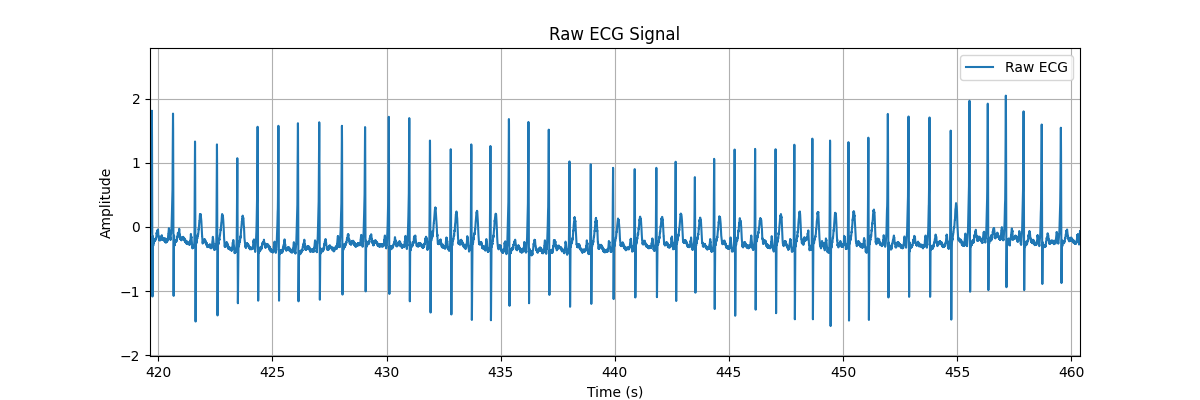

This figure's Python source:
import numpy as np
import matplotlib.pyplot as plt
import wfdb
import os
from scipy.signal import butter, filtfilt, iirnotch, find_peaks
from sklearn.model_selection import train_test_split
from sklearn.metrics import (confusion_matrix, accuracy_score, precision_score,
                             recall_score, f1_score, roc_auc_score)
import seaborn as sns
from tensorflow.keras.models import Sequential
from tensorflow.keras.layers import (Conv1D, MaxPooling1D, BatchNormalization,
                                     GlobalAveragePooling1D, Dense, Dropout,
                                     LSTM, Reshape, Input)
from tensorflow.keras.optimizers import Adam
from tensorflow.keras.callbacks import EarlyStopping

# --------------------------- Preprocessing Filters ---------------------------
def highpass_filter(signal, fs, cutoff=0.5, order=16):
    nyquist = 0.5 * fs
    b, a = butter(order, cutoff / nyquist, btype='high')
    return filtfilt(b, a, signal)

def lowpass_filter(signal, fs, cutoff=40.0, order=16):
    nyquist = 0.5 * fs
    b, a = butter(order, cutoff / nyquist, btype='low')
    return filtfilt(b, a, signal)

def notch_filter(signal, fs, freq=50.0, Q=30.0):
    nyquist = 0.5 * fs
    b, a = iirnotch(freq / nyquist, Q)
    return filtfilt(b, a, signal)

def preprocess_ecg(signal, fs):
    signal = highpass_filter(signal, fs)
    signal = notch_filter(signal, fs)
    signal = lowpass_filter(signal, fs)
    return signal

# --------------------------- Feature Extraction ---------------------------
def detect_r_peaks(signal, fs):
    distance = int(0.2 * fs)
    peaks, _ = find_peaks(signal, distance=distance, prominence=0.5)
    return peaks

def calculate_rr_intervals(r_peaks, fs):
    rr_intervals = np.diff(r_peaks) / fs
    return rr_intervals

def calculate_qrs_width(signal, r_peaks, fs):
    qrs_widths = []
    for r in r_peaks:
        left = max(0, r - int(0.05 * fs))
        right = min(len(signal), r + int(0.05 * fs))
        qrs_widths.append((right - left) / fs)
    return np.array(qrs_widths)

# --------------------------- Data Loader ---------------------------
def load_mitbih_data(records_dir, records):
    all_signals = []
    all_labels = []
    fs = 360

    for rec in records:
        record_path = os.path.join(records_dir, str(rec))
        try:
            signal, fields = wfdb.rdsamp(record_path)
            annotation = wfdb.rdann(record_path, 'atr')
        except Exception as e:
            print(f"Error loading {record_path}: {e}")
            continue

        sig = preprocess_ecg(signal[:, 0], fs)
        r_peaks = detect_r_peaks(sig, fs)

        for r in r_peaks:
            if r - 100 < 0 or r + 100 > len(sig):
                continue
            beat = sig[r - 100:r + 100]
            all_signals.append(beat)
            idx = np.argmin(np.abs(annotation.sample - r))
            label = annotation.symbol[idx]
            all_labels.append(1 if label == 'V' else 0)

    return np.array(all_signals), np.array(all_labels)

# --------------------------- Model Definition ---------------------------
def build_cnn_lstm_model(input_shape):
    model = Sequential()
    model.add(Conv1D(64, 5, activation='relu', input_shape=input_shape))
    model.add(BatchNormalization())
    model.add(MaxPooling1D(2))

    model.add(Conv1D(128, 3, activation='relu'))
    model.add(BatchNormalization())
    model.add(MaxPooling1D(2))

    model.add(Conv1D(256, 3, activation='relu'))
    model.add(BatchNormalization())
    model.add(MaxPooling1D(2))

    model.add(Conv1D(512, 3, activation='relu'))
    model.add(BatchNormalization())
    model.add(GlobalAveragePooling1D())

    model.add(Reshape((1, 512)))  # Corrected shape
    model.add(LSTM(64))

    model.add(Dense(128, activation='relu'))
    model.add(Dropout(0.5))
    model.add(Dense(1, activation='sigmoid'))

    model.compile(optimizer=Adam(0.001), loss='binary_crossentropy', metrics=['accuracy'])
    return model

# --------------------------- Evaluation ---------------------------
def evaluate_model(model, X, y, title=""):
    y_pred_probs = model.predict(X, batch_size=32)
    y_pred = (y_pred_probs > 0.5).astype(int)

    accuracy = accuracy_score(y, y_pred)
    sensitivity = recall_score(y, y_pred)
    specificity = recall_score(y, y_pred, pos_label=0)
    precision = precision_score(y, y_pred)
    f1 = f1_score(y, y_pred)

    cm = confusion_matrix(y, y_pred)
    npv = 0
    if cm.shape == (2, 2):
        npv = cm[0, 0] / (cm[0, 0] + cm[1, 0])

    try:
        auc = roc_auc_score(y, y_pred_probs)
    except ValueError:
        auc = 0.5

    print(f"\n--- {title} ---")
    print(f"Accuracy:     {accuracy:.4f}")
    print(f"Sensitivity:  {sensitivity:.4f}")
    print(f"Specificity:  {specificity:.4f}")
    print(f"Precision:    {precision:.4f}")
    print(f"NPV:          {npv:.4f}")
    print(f"F1 Score:     {f1:.4f}")
    print(f"AUC:          {auc:.4f}")
    print("Confusion Matrix:\n", cm)

    # Confusion Matrix Plot
    plt.figure(figsize=(6, 5))
    sns.heatmap(cm, annot=True, fmt='d', cmap='Blues', cbar=False,
                xticklabels=['Non-PVC', 'PVC'], yticklabels=['Non-PVC', 'PVC'])
    plt.title(f"{title} - Confusion Matrix")
    plt.xlabel("Predicted")
    plt.ylabel("True")
    plt.show()

# --------------------------- Training History Plot ---------------------------
def plot_training_history(history):
    plt.figure(figsize=(12, 4))

    plt.subplot(1, 2, 1)
    plt.plot(history.history['accuracy'], label='Train Accuracy')
    plt.plot(history.history['val_accuracy'], label='Val Accuracy')
    plt.title("Model Accuracy")
    plt.xlabel("Epoch")
    plt.ylabel("Accuracy")
    plt.legend()
    plt.grid()

    plt.subplot(1, 2, 2)
    plt.plot(history.history['loss'], label='Train Loss')
    plt.plot(history.history['val_loss'], label='Val Loss')
    plt.title("Model Loss")
    plt.xlabel("Epoch")
    plt.ylabel("Loss")
    plt.legend()
    plt.grid()

    plt.tight_layout()
    plt.show()

# --------------------------- Main Execution ---------------------------
if __name__ == "__main__":
    records_dir = "mit-bih-arrhythmia-database-1.0.0"
    records = [230, 209, 108, 100, 220, 117, 104, 114, 102, 207, 107, 213, 219, 205, 233, 210,
               232, 228, 111, 201, 231, 105, 203, 123, 212, 113, 223, 119, 116, 103, 215, 121,
               118, 109, 106, 214, 234, 115, 101, 112, 122, 200, 124, 222, 208, 202, 221, 217]
    fs = 360

    print("Loading data...")
    X, y = load_mitbih_data(records_dir, records)
    X = X.reshape(-1, 200, 1)

    print("Splitting data...")
    X_train, X_test, y_train, y_test = train_test_split(X, y, test_size=0.2, stratify=y, random_state=42)

    print("Building model...")
    model = build_cnn_lstm_model(input_shape=(X_train.shape[1], X_train.shape[2]))

    early_stop = EarlyStopping(monitor='val_loss', patience=3, restore_best_weights=True)

    print("Training model...")
    history = model.fit(X_train, y_train, epochs=15, batch_size=32,
                        validation_split=0.1, callbacks=[early_stop], verbose=1)

    # Evaluation
    evaluate_model(model, X_train, y_train, title="Training Data Evaluation(PVC)")
    evaluate_model(model, X_test, y_test, title="Testing Data Evaluation")

    # Training plots
    plot_training_history(history)

    # --------------------------- Plotting ECG Features ---------------------------
    print("Plotting ECG Features...")
    try:
        signal, fields = wfdb.rdsamp(os.path.join(records_dir, str(records[0])))
        raw = signal[:, 0]
        filtered = preprocess_ecg(raw, fs)
        r_peaks = detect_r_peaks(filtered, fs)
        rr_intervals = calculate_rr_intervals(r_peaks, fs)
        qrs_widths = calculate_qrs_width(filtered, r_peaks, fs)
        t = np.arange(len(raw)) / fs

        # Raw ECG
        plt.figure(figsize=(12, 4))
        plt.plot(t, raw, label='Raw ECG')
        plt.title("Raw ECG Signal")
        plt.xlabel("Time (s)")
        plt.ylabel("Amplitude")
        plt.grid()
        plt.legend()
        plt.show()

        # Filtered ECG
        plt.figure(figsize=(12, 4))
        plt.plot(t, filtered, label='Filtered ECG')
        plt.plot(r_peaks / fs, filtered[r_peaks], 'ro')
        plt.title("Filtered ECG with R-peaks")
        plt.xlabel("Time (s)")
        plt.ylabel("Amplitude")
        plt.grid()
        plt.legend()
        plt.show()

        # RR Intervals
        plt.figure(figsize=(8, 3))
        plt.plot(rr_intervals, marker='o')
        plt.title("RR Intervals")
        plt.ylabel("Interval (s)")
        plt.grid()
        plt.show()

        # QRS Widths
        plt.figure(figsize=(8, 3))
        plt.plot(qrs_widths, marker='o')
        plt.title("QRS Widths")
        plt.ylabel("Width (s)")
        plt.grid()
        plt.show()

    except Exception as e:
        print(f"Error in ECG feature plotting: {e}")
